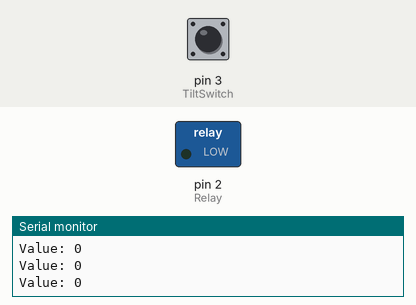
Simulated run of this sketch. Board: Arduino Uno, built with avr-gcc and run on an emulated ATmega328P. Parts: switched loads named in the sketch (green lamp = pin HIGH), the last lines printed to the serial monitor. The test bench sets the inputs (shaded band); at power-on: pin 3 (TiltSwitch) LOW.

Above: at 1.2 s.
1.3 s: pin 3 (TiltSwitch) pulled HIGH for 0.15 s
At 1.4 s:
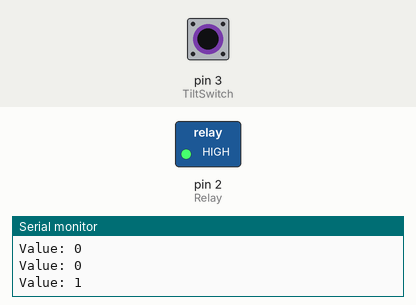
3.0 s: pin 3 (TiltSwitch) pulled HIGH for 3.2 s
At 7.5 s:
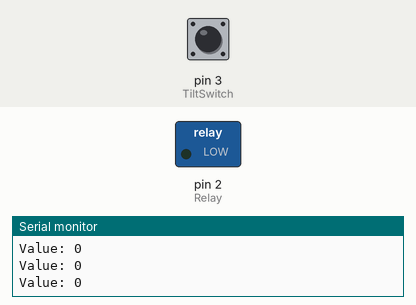
Timing chart, 0 to 9.0 s (numbered marks = the images above; inputs shaded):
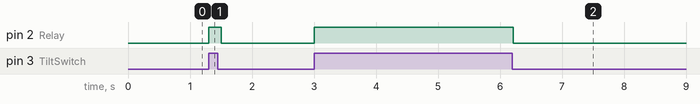

Measured:
- after the input at 1.3 s, pin 2 (Relay): LOW → HIGH at once, → LOW 0.20 s later
- after the input at 3.0 s, pin 2 (Relay): LOW → HIGH at once, → LOW 3.2 s later

The sketch:

FCXAC8ZIM6J8F10.ino
```cpp
/*
Author: Danny van den Brande, Arduinosensors.nl. BlueCore Tech.
In this example we switch on a light with a relay and the KY-020 Tilt Switch
 */
int Relay = 2;
int TiltSwitch = 3;
int val ;
void setup ()
{
  pinMode (Relay, OUTPUT);
  pinMode (TiltSwitch, INPUT);
  Serial.begin(9600);
}
void loop ()
{
  val = digitalRead (TiltSwitch);
    if (val == HIGH)
  {
    digitalWrite (Relay, HIGH);
    Serial.print ("Value: ");//You can remove the serial print section.
    Serial.println (val);
    delay(100);
  }
  else
  {
    digitalWrite (Relay, LOW);
    Serial.print ("Value: ");//You can remove the serial print section.
    Serial.println (val);
    delay(100);
  }
}
```
